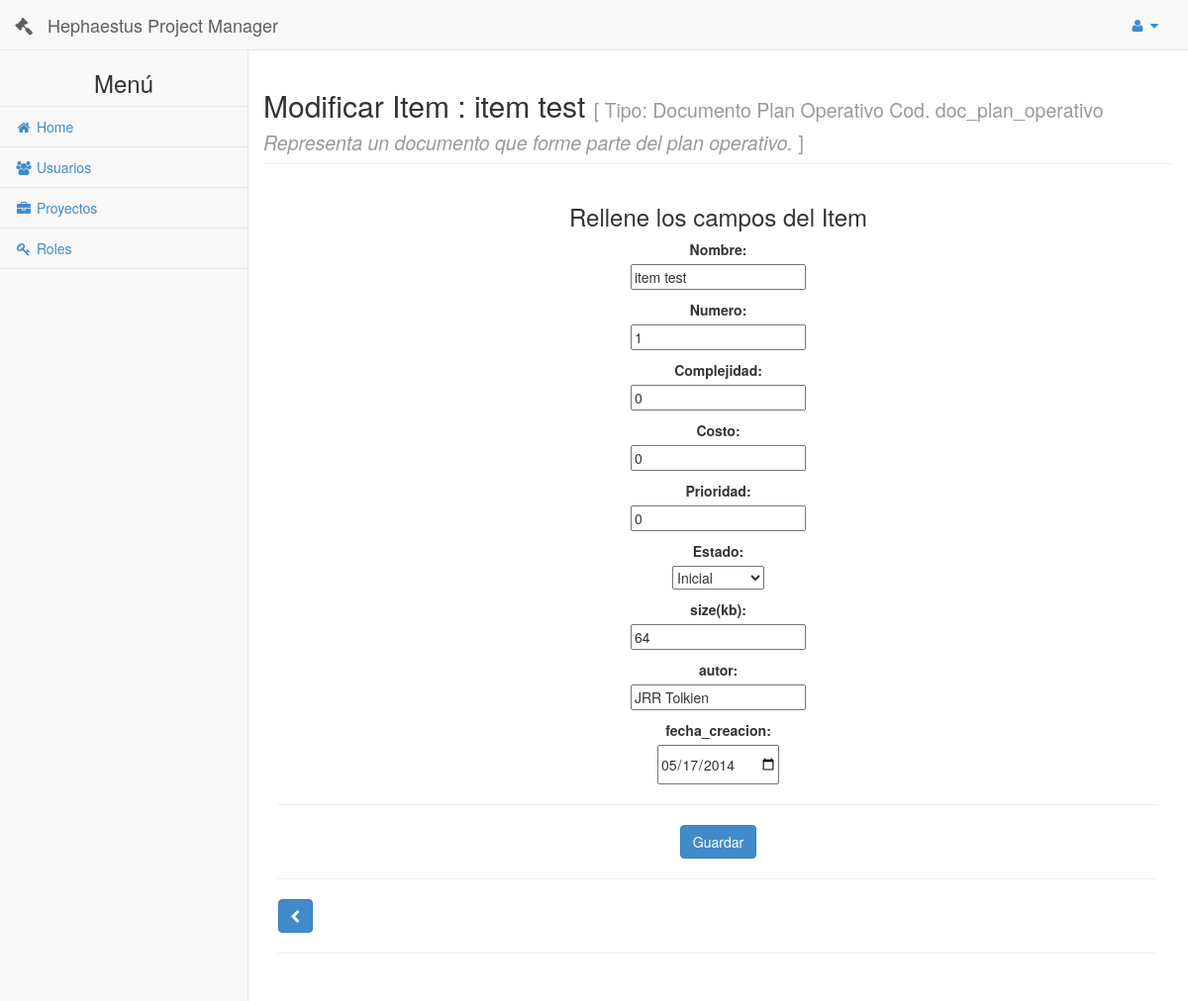
Page /item/1/modificar/1/ (signed in) on the earlier database version.
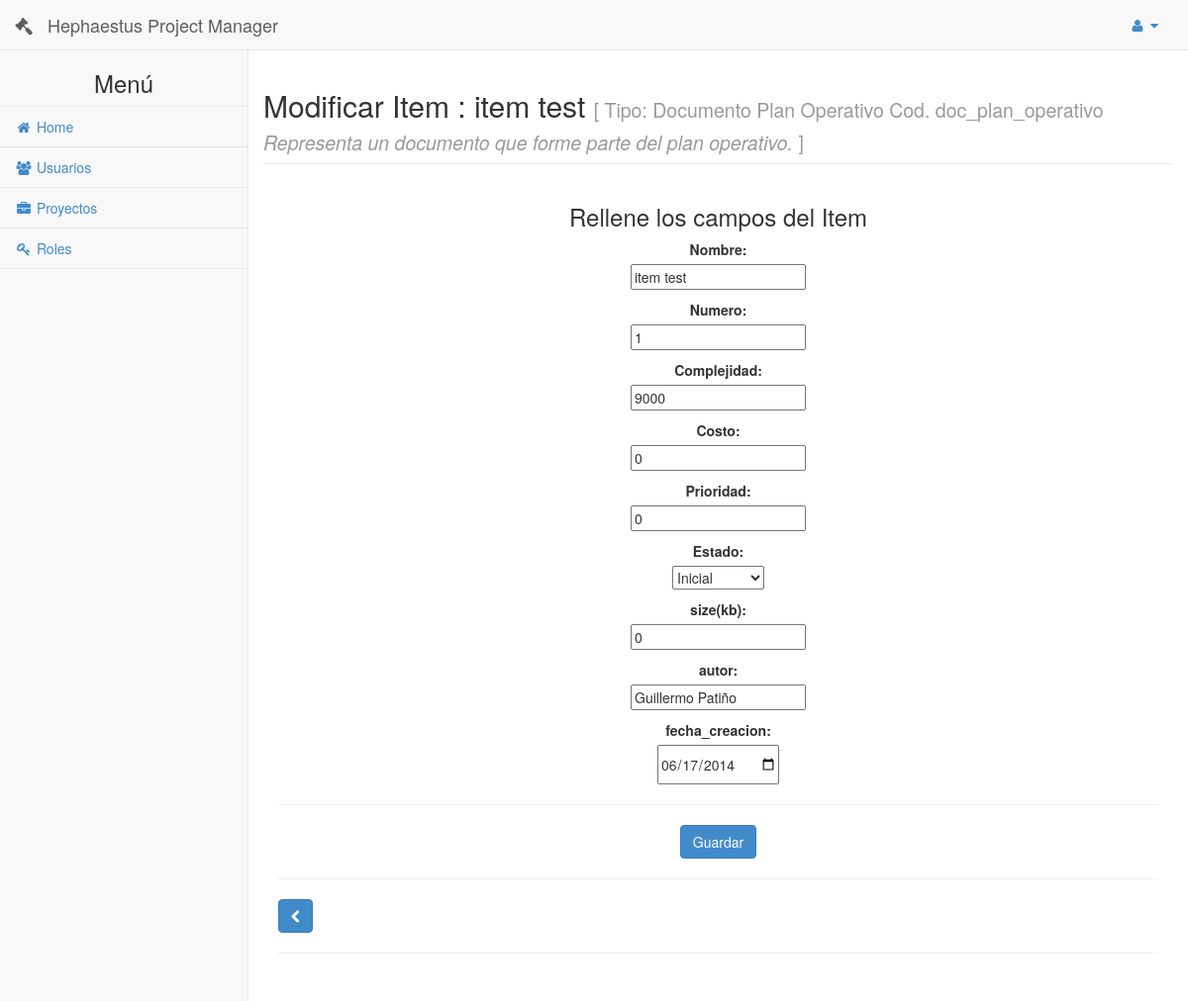
Same page on the later database version.
### principal/models.py (models this page shows, shortened)
class VersionItem(models.Model):
    class Meta:
        verbose_name = 'VersionItem'
        verbose_name_plural = 'VersionesItems'
    version = models.DateTimeField(auto_now=True, auto_now_add=True )
    complejidad = models.IntegerField()
    costo = models.IntegerField()
    prioridad = models.IntegerField()
    estado = models.TextField(max_length=50)
    proxy = models.ForeignKey('Item')
    atributos = models.ManyToManyField('AtributoItem',null=True, blank=True, default = None)

class AtributoTipoItem(models.Model):
    class Meta:
        verbose_name = 'AtributoTipoItem'
        verbose_name_plural = 'AtributoTipoItems'
    nombre = models.TextField(max_length=50)
    tipo = models.TextField(max_length=50)
    valor_por_defecto = models.TextField(max_length=50)
    tipo_item = models.ForeignKey(TipoItem)

class AtributoItem(models.Model):
    class Meta:
        verbose_name = 'AtributoItem'
        verbose_name_plural = 'AtributosItems'
    valor = models.TextField(max_length=150)
    atributo_tipo_item = models.ForeignKey(AtributoTipoItem)

### app_item/views.py (the view)
# urls.py: url(r'^(?P<id_fase>\d+)/modificar/(?P<id_item>\d+)/','app_item.views.modificarItem', name='modificar'),
def modificarItem(request, id_fase, id_item):
    u = is_logged(request.session)
    if (u):
        fase = Fase.objects.get(id=id_fase)
        item = Item.objects.get(id=id_item)
        version = VersionItem.objects.get(id=item.id_actual)
        tipo_item = item.tipo_item
        if (request.method == 'POST'):
            if(	'complejidad' in request.POST and
                    'costo' in request.POST and
                    'prioridad' in request.POST and
                    'estado' in request.POST):
                atributos = {
                    'complejidad':  request.POST['complejidad'],
                    'costo':  request.POST['costo'],
                    'prioridad':  request.POST['prioridad'],
                    'estado':  request.POST['estado']
                }
                for atributo in tipo_item.atributotipoitem_set.all():
                    valor = atributo.valor_por_defecto
                    if(atributo.nombre in request.POST):
                        valor = request.POST[atributo.nombre]
                    atributos[atributo.nombre] = valor
                try:
                    newVersion(id_item, atributos)
                except Exception, e:
                    print e
                    return render(request, 'modificar-item.html', {'usuario': u, 'fase': fase, 'item': item, 'version': version, 'tipo_item': tipo_item, 'mensaje': 'Ocurrio un error al modificar el item. Verifique los datos.'})
                return redirect('item:index', id_fase)
            else:
                print "Campos incompletos..."
                return render(request, 'modificar-item.html', {'usuario': u, 'fase': fase, 'item': item, 'version': version, 'tipo_item': tipo_item, 'mensaje': 'Ocurrio un error al modificar el item. Verifique los datos.'})
        else:
            return render(request, 'modificar-item.html', {'usuario': u, 'fase': fase, 'item': item, 'version': version, 'tipo_item': tipo_item})
    else:
        return redirect('/login')

### principal/views.py (called while the page is built)
def is_logged(session):
	if( 'usuario' in session ):
		user =  Usuario.objects.get(id=session['usuario'])
		u = user.__dict__
		lista_permisos = []
		lista_roles = []
		for r in user.roles.all():
			lista_roles.append(r.nombre)
			for p in r.permisos.all():
				lista_permisos.append(p.nombre)
		u['permisos'] = lista_permisos
		u['roles'] = lista_roles
		return u
	else:
		return False

### app_item/templates/modificar-item.html (shortened to what the changed rows need)
{% include 'header.html' %}
        {% if usuario %}
        <div id="page-wrapper">
            <div class="row">
                <div class="col-lg-12">
                    <div class="row">
                        <h2 class="page-header">Modificar Item : {{item.nombre}} <small>[ Tipo: {{tipo_item.nombre}} Cod. {{tipo_item.codigo}} <i> {{tipo_item.descripcion}} </i>]</small></h2>
                    </div>
                        <center>
                            <h3>Rellene los campos del Item</h3>
                        </center>
                        <form method="post" novalidate>
                            <center>
                            <div class="control-group">
                            <label>Nombre:</label><br>
                            <div class="controls">
                                <input type="text" name="nombre" placeholder="Nombre..." required maxlength="50" data-validation-required-message="Por favor rellena este campo :)" minlength="2" data-validation-minlength-message="Se te podria ocurrir un nombre mas largo no?" read-only value="{{item.nombre}}" readonly>
                            </div>
                            </div>
                            <div class="control-group">
                            <label>Numero:</label><br>
                            <div class="controls">
                                <input type="number" name="numero" placeholder="Numero..." required data-validation-number-message="ups! ese no es un numero" data-validation-required-message="Por favor rellena este campo :)" readonly value="{{item.numero}}">
                            </div>
                            </div>
                            <div class="control-group">
                            <label>Complejidad:</label><br>
                            <div class="controls">
                                <input type="number" name="complejidad" placeholder="Complejidad..." required data-validation-number-message="ups! ese no es un numero" data-validation-required-message="Por favor rellena este campo :)" value="{{version.complejidad}}">
                            </div>
                            </div>
                            <div class="control-group">
                            <label>Costo:</label><br>
                            <div class="controls">
                                <input type="number" name="costo" placeholder="Costo..." required data-validation-number-message="ups! ese no es un numero" data-validation-required-message="Por favor rellena este campo :)" value="{{version.costo}}">
                            </div>
                            </div>
                            <div class="control-group">
                            <label>Prioridad:</label><br>
                            <div class="controls">
                                <input type="number" name="prioridad" placeholder="Prioridad..." required data-validation-number-message="ups! ese no es un numero" data-validation-required-message="Por favor rellena este campo :)" value="{{version.prioridad}}">
                            </div>
                            </div>
                            <div class="control-group">
                            <label>Estado:</label><br>
                            <div class="controls">
                                <select name="estado" required data-validation-required-message="Por favor rellena este campo :)" value="{{version.estado}}">
                                    <option value="inicial">Inicial</option>
                                </select>
                            </div>
                        </div>
                            {% for atributo in tipo_item.atributotipoitem_set.all %}
                                <div class="control-group">
                                <label>{{atributo.nombre}}:</label><br>
                                <div class="controls">
                                    <input
                                    {% if atributo.tipo == 'numerico' %}
                                    type="number" data-validation-number-message="ups! ese no es un numero"
                                    {% elif atributo.tipo == 'fecha' %}
                                    type="date"
                                    {% else %}
                                    type="text"
                                    {% endif %}
                                    name="{{atributo.nombre}}" placeholder="{{atributo.nombre}}..." required data-validation-required-message="Por favor rellena este campo :)"
                                    {% for atributoitem in version.atributos.all %}
                                        {% if atributoitem.atributo_tipo_item.nombre == atributo.nombre %}
                                            value="{{atributoitem.valor}}"
                                        {% endif %}
                                    {% endfor %}
                                    value="{{atributo.valor_por_defecto}}"
                                    >
                                </div>
                                </div>
                            {% endfor %}
                            </center>
                            <hr>
                            <center>
                                <button type="submit" class="btn btn-primary">Guardar</button>
                            </center>
                        </form>
                            <hr>
                            <a class="btn btn-primary" href="{% url 'item:index' fase.id %}">
                                    <i class="fa fa-chevron-left "></i>
                            </a>
                            <hr>
                </div>
            </div>
        </div>
        {% endif %}
{% include 'footer.html' %}

Differences in the rows shown:
no longer on this page (row unchanged): VersionItem: complejidad "0", costo "0", prioridad "0", estado "Inicial"
added VersionItem: complejidad "9000", costo "0", prioridad "0", estado "Inicial"
computed for AtributoTipoItem "size(kb)": tipo+nombre+valor_por_defecto "64" → "0"
computed for AtributoTipoItem "autor": tipo+nombre+valor_por_defecto "JRR Tolkien" → "Guillermo Patiño"
computed for AtributoTipoItem "fecha_creacion": fecha_creacion "05/17/2014" → "06/17/2014"
